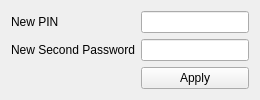
<?xml version="1.0" encoding="UTF-8"?>
<ui version="4.0">
 <class>PasswordChangeForm</class>
 <widget class="QWidget" name="PasswordChangeForm">
  <layout class="QFormLayout" name="formLayout">
   <item row="0" column="0"><widget class="QLabel" name="label_pin"><property name="text"><string>New PIN</string></property></widget></item>
   <item row="0" column="1"><widget class="QLineEdit" name="newPinEdit"><property name="echoMode"><enum>QLineEdit::Password</enum></property></widget></item>
   <item row="1" column="0"><widget class="QLabel" name="label_pass"><property name="text"><string>New Second Password</string></property></widget></item>
   <item row="1" column="1"><widget class="QLineEdit" name="newSecondPassEdit"><property name="echoMode"><enum>QLineEdit::Password</enum></property></widget></item>
   <item row="2" column="1"><widget class="QPushButton" name="applyBtn"><property name="text"><string>Apply</string></property></widget></item>
  </layout>
 </widget>
 <resources/>
 <connections/>
</ui>
